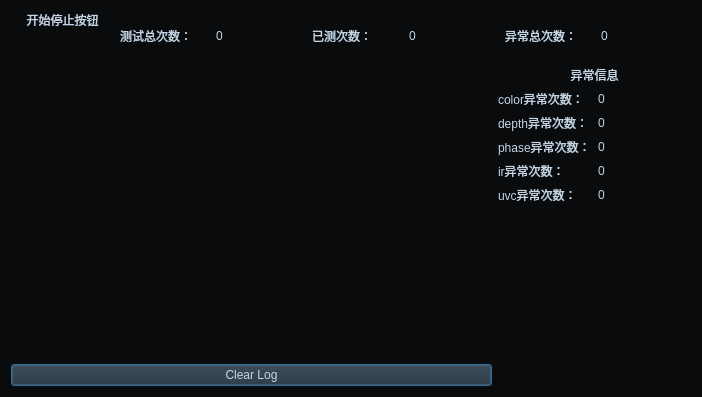
<?xml version="1.0" encoding="UTF-8"?>
<ui version="4.0">
 <class>StreamTestDialog</class>
 <widget class="QDialog" name="StreamTestDialog">
  <property name="geometry">
   <rect>
    <x>0</x>
    <y>0</y>
    <width>702</width>
    <height>397</height>
   </rect>
  </property>
  <property name="windowTitle">
   <string>Dialog</string>
  </property>
  <property name="styleSheet">
   <string notr="true">background-color: rgb(9, 11, 13);</string>
  </property>
  <layout class="QVBoxLayout" name="verticalLayout_4">
   <item>
    <layout class="QHBoxLayout" name="horizontalLayout_4">
     <item>
      <layout class="QVBoxLayout" name="verticalLayout_6">
       <property name="spacing">
        <number>5</number>
       </property>
       <property name="sizeConstraint">
        <enum>QLayout::SetDefaultConstraint</enum>
       </property>
       <item>
        <widget class="QLabel" name="label_6">
         <property name="sizePolicy">
          <sizepolicy hsizetype="Preferred" vsizetype="Fixed">
           <horstretch>0</horstretch>
           <verstretch>0</verstretch>
          </sizepolicy>
         </property>
         <property name="styleSheet">
          <string notr="true">color: rgb(195, 213, 229);
background-color: rgb(255, 255, 255，255);</string>
         </property>
         <property name="text">
          <string>开始停止按钮</string>
         </property>
         <property name="alignment">
          <set>Qt::AlignCenter</set>
         </property>
        </widget>
       </item>
       <item>
        <widget class="SwitchButton" name="switch_stream_test" native="true">
         <property name="sizePolicy">
          <sizepolicy hsizetype="Preferred" vsizetype="Preferred">
           <horstretch>0</horstretch>
           <verstretch>0</verstretch>
          </sizepolicy>
         </property>
         <property name="minimumSize">
          <size>
           <width>103</width>
           <height>26</height>
          </size>
         </property>
         <property name="maximumSize">
          <size>
           <width>103</width>
           <height>26</height>
          </size>
         </property>
         <property name="layoutDirection">
          <enum>Qt::LeftToRight</enum>
         </property>
        </widget>
       </item>
      </layout>
     </item>
     <item>
      <layout class="QHBoxLayout" name="horizontalLayout_2">
       <item>
        <widget class="QLabel" name="label_2">
         <property name="styleSheet">
          <string notr="true">color: rgb(195, 213, 229);
background-color: rgb(255, 255, 255，255);</string>
         </property>
         <property name="text">
          <string>测试总次数：</string>
         </property>
        </widget>
       </item>
       <item>
        <widget class="QLabel" name="label_task_total_count">
         <property name="minimumSize">
          <size>
           <width>50</width>
           <height>0</height>
          </size>
         </property>
         <property name="styleSheet">
          <string notr="true">color: rgb(195, 213, 229);
background-color: rgb(255, 255, 255，255);</string>
         </property>
         <property name="text">
          <string>0</string>
         </property>
        </widget>
       </item>
      </layout>
     </item>
     <item>
      <layout class="QHBoxLayout" name="horizontalLayout">
       <item>
        <widget class="QLabel" name="label">
         <property name="styleSheet">
          <string notr="true">color: rgb(195, 213, 229);
background-color: rgb(255, 255, 255，255);</string>
         </property>
         <property name="text">
          <string>已测次数：</string>
         </property>
        </widget>
       </item>
       <item>
        <widget class="QLabel" name="label_task_count">
         <property name="minimumSize">
          <size>
           <width>50</width>
           <height>0</height>
          </size>
         </property>
         <property name="styleSheet">
          <string notr="true">color: rgb(195, 213, 229);
background-color: rgb(255, 255, 255，255);</string>
         </property>
         <property name="text">
          <string>0</string>
         </property>
        </widget>
       </item>
      </layout>
     </item>
     <item>
      <layout class="QHBoxLayout" name="horizontalLayout_3">
       <item>
        <widget class="QLabel" name="label_3">
         <property name="styleSheet">
          <string notr="true">color: rgb(195, 213, 229);
background-color: rgb(255, 255, 255，255);</string>
         </property>
         <property name="text">
          <string>异常总次数：</string>
         </property>
        </widget>
       </item>
       <item>
        <widget class="QLabel" name="label_errod_count_">
         <property name="minimumSize">
          <size>
           <width>50</width>
           <height>0</height>
          </size>
         </property>
         <property name="styleSheet">
          <string notr="true">color: rgb(195, 213, 229);
background-color: rgb(255, 255, 255，255);</string>
         </property>
         <property name="text">
          <string>0</string>
         </property>
        </widget>
       </item>
      </layout>
     </item>
    </layout>
   </item>
   <item>
    <layout class="QHBoxLayout" name="horizontalLayout_10" stretch="5,2">
     <item>
      <layout class="QVBoxLayout" name="verticalLayout">
       <item>
        <widget class="QTextBrowser" name="stream_text_browser">
         <property name="styleSheet">
          <string notr="true">color: rgb(195, 213, 229);</string>
         </property>
        </widget>
       </item>
       <item>
        <widget class="QPushButton" name="btn_stream_clear_log">
         <property name="styleSheet">
          <string notr="true">color: rgb(195, 213, 229);
background-color: rgb(36, 44, 51);</string>
         </property>
         <property name="text">
          <string>Clear Log</string>
         </property>
        </widget>
       </item>
      </layout>
     </item>
     <item>
      <layout class="QVBoxLayout" name="verticalLayout_3">
       <item>
        <layout class="QVBoxLayout" name="verticalLayout_2">
         <item>
          <widget class="QLabel" name="label_5">
           <property name="styleSheet">
            <string notr="true">color: rgb(195, 213, 229);
background-color: rgb(255, 255, 255，255);</string>
           </property>
           <property name="text">
            <string>异常信息</string>
           </property>
           <property name="alignment">
            <set>Qt::AlignCenter</set>
           </property>
          </widget>
         </item>
         <item>
          <layout class="QHBoxLayout" name="horizontalLayout_5" stretch="1,1">
           <item>
            <widget class="QLabel" name="label_4">
             <property name="styleSheet">
              <string notr="true">color: rgb(195, 213, 229);
background-color: rgb(255, 255, 255，255);</string>
             </property>
             <property name="text">
              <string>color异常次数：</string>
             </property>
            </widget>
           </item>
           <item>
            <widget class="QLabel" name="label_color_error_count">
             <property name="minimumSize">
              <size>
               <width>50</width>
               <height>0</height>
              </size>
             </property>
             <property name="styleSheet">
              <string notr="true">color: rgb(195, 213, 229);
background-color: rgb(255, 255, 255，255);</string>
             </property>
             <property name="text">
              <string>0</string>
             </property>
            </widget>
           </item>
          </layout>
         </item>
         <item>
          <layout class="QHBoxLayout" name="horizontalLayout_6" stretch="1,1">
           <item>
            <widget class="QLabel" name="label_7">
             <property name="styleSheet">
              <string notr="true">color: rgb(195, 213, 229);
background-color: rgb(255, 255, 255，255);</string>
             </property>
             <property name="text">
              <string>depth异常次数：</string>
             </property>
            </widget>
           </item>
           <item>
            <widget class="QLabel" name="label_depth_error_count">
             <property name="minimumSize">
              <size>
               <width>50</width>
               <height>0</height>
              </size>
             </property>
             <property name="styleSheet">
              <string notr="true">color: rgb(195, 213, 229);
background-color: rgb(255, 255, 255，255);</string>
             </property>
             <property name="text">
              <string>0</string>
             </property>
            </widget>
           </item>
          </layout>
         </item>
         <item>
          <layout class="QHBoxLayout" name="horizontalLayout_7" stretch="1,1">
           <item>
            <widget class="QLabel" name="label_8">
             <property name="styleSheet">
              <string notr="true">color: rgb(195, 213, 229);
background-color: rgb(255, 255, 255，255);</string>
             </property>
             <property name="text">
              <string>phase异常次数：</string>
             </property>
            </widget>
           </item>
           <item>
            <widget class="QLabel" name="label_phase_error_count">
             <property name="minimumSize">
              <size>
               <width>50</width>
               <height>0</height>
              </size>
             </property>
             <property name="styleSheet">
              <string notr="true">color: rgb(195, 213, 229);
background-color: rgb(255, 255, 255，255);</string>
             </property>
             <property name="text">
              <string>0</string>
             </property>
            </widget>
           </item>
          </layout>
         </item>
         <item>
          <layout class="QHBoxLayout" name="horizontalLayout_8" stretch="1,1">
           <item>
            <widget class="QLabel" name="label_9">
             <property name="styleSheet">
              <string notr="true">color: rgb(195, 213, 229);
background-color: rgb(255, 255, 255，255);</string>
             </property>
             <property name="text">
              <string>ir异常次数：</string>
             </property>
            </widget>
           </item>
           <item>
            <widget class="QLabel" name="label_ir_error_count">
             <property name="minimumSize">
              <size>
               <width>50</width>
               <height>0</height>
              </size>
             </property>
             <property name="styleSheet">
              <string notr="true">color: rgb(195, 213, 229);
background-color: rgb(255, 255, 255，255);</string>
             </property>
             <property name="text">
              <string>0</string>
             </property>
            </widget>
           </item>
          </layout>
         </item>
         <item>
          <layout class="QHBoxLayout" name="horizontalLayout_9" stretch="1,1">
           <item>
            <widget class="QLabel" name="label_10">
             <property name="styleSheet">
              <string notr="true">color: rgb(195, 213, 229);
background-color: rgb(255, 255, 255，255);</string>
             </property>
             <property name="text">
              <string>uvc异常次数：</string>
             </property>
            </widget>
           </item>
           <item>
            <widget class="QLabel" name="label_uvc_error_count">
             <property name="minimumSize">
              <size>
               <width>50</width>
               <height>0</height>
              </size>
             </property>
             <property name="styleSheet">
              <string notr="true">color: rgb(195, 213, 229);
background-color: rgb(255, 255, 255，255);</string>
             </property>
             <property name="text">
              <string>0</string>
             </property>
            </widget>
           </item>
          </layout>
         </item>
        </layout>
       </item>
       <item>
        <spacer name="verticalSpacer">
         <property name="orientation">
          <enum>Qt::Vertical</enum>
         </property>
         <property name="sizeHint" stdset="0">
          <size>
           <width>20</width>
           <height>40</height>
          </size>
         </property>
        </spacer>
       </item>
      </layout>
     </item>
    </layout>
   </item>
  </layout>
 </widget>
 <customwidgets>
  <customwidget>
   <class>SwitchButton</class>
   <extends>QWidget</extends>
   <header location="global">src\weight\switchbutton.h</header>
   <container>1</container>
  </customwidget>
 </customwidgets>
 <resources/>
 <connections/>
</ui>
